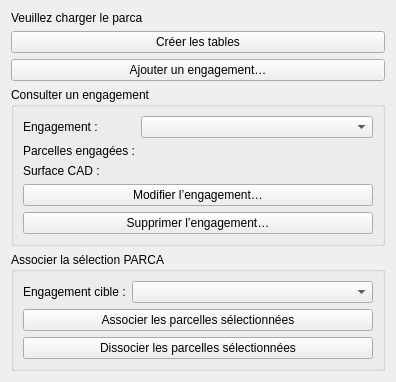
<?xml version="1.0" encoding="UTF-8"?>
<ui version="4.0">
 <class>EngagementFiscauxDialog</class>
 <widget class="QWidget" name="EngagementFiscauxDialog">
  <property name="geometry">
   <rect>
    <x>0</x>
    <y>0</y>
    <width>396</width>
    <height>349</height>
   </rect>
  </property>
  <layout class="QVBoxLayout" name="vbox_engagement_fiscaux">
   <item>
    <widget class="QLabel" name="lbl_status">
     <property name="text">
      <string>Veuillez charger le parca</string>
     </property>
    </widget>
   </item>
   <item>
    <widget class="QPushButton" name="btn_create_tables">
     <property name="text">
      <string>Créer les tables</string>
     </property>
    </widget>
   </item>
   <item>
    <widget class="QPushButton" name="btn_add_engagement">
     <property name="text">
      <string>Ajouter un engagement…</string>
     </property>
    </widget>
   </item>
   <item>
    <widget class="QGroupBox" name="grp_selection">
     <property name="title">
      <string>Consulter un engagement</string>
     </property>
     <layout class="QFormLayout" name="form_selection">
      <item row="0" column="0">
       <widget class="QLabel" name="lbl_engagements">
        <property name="text">
         <string>Engagement :</string>
        </property>
       </widget>
      </item>
      <item row="0" column="1">
       <widget class="QComboBox" name="cb_engagements">
        <property name="placeholderText">
         <string>Choisir un engagement...</string>
        </property>
       </widget>
      </item>
      <item row="1" column="0">
       <widget class="QLabel" name="lbl_parcels">
        <property name="text">
         <string>Parcelles engagées :</string>
        </property>
       </widget>
      </item>
      <item row="1" column="1">
       <widget class="QLabel" name="lbl_parcel_count"/>
      </item>
      <item row="2" column="0">
       <widget class="QLabel" name="lbl_area">
        <property name="text">
         <string>Surface CAD :</string>
        </property>
       </widget>
      </item>
      <item row="2" column="1">
       <widget class="QLabel" name="lbl_area_value"/>
      </item>
      <item row="3" column="0" colspan="2">
       <widget class="QPushButton" name="btn_edit">
        <property name="text">
         <string>Modifier l’engagement…</string>
        </property>
       </widget>
      </item>
      <item row="4" column="0" colspan="2">
       <widget class="QPushButton" name="btn_delete">
        <property name="text">
         <string>Supprimer l’engagement…</string>
        </property>
       </widget>
      </item>
     </layout>
    </widget>
   </item>
   <item>
    <widget class="QGroupBox" name="grp_assignment">
     <property name="title">
      <string>Associer la sélection PARCA</string>
     </property>
     <layout class="QFormLayout" name="form_assignment">
      <item row="0" column="0">
       <widget class="QLabel" name="lbl_target">
        <property name="text">
         <string>Engagement cible :</string>
        </property>
       </widget>
      </item>
      <item row="0" column="1">
       <widget class="QComboBox" name="cb_target">
        <property name="placeholderText">
         <string>Choisir un engagement...</string>
        </property>
       </widget>
      </item>
      <item row="1" column="0" colspan="2">
       <widget class="QPushButton" name="btn_link_parcels">
        <property name="text">
         <string>Associer les parcelles sélectionnées</string>
        </property>
       </widget>
      </item>
      <item row="2" column="0" colspan="2">
       <widget class="QPushButton" name="btn_unlink_parcels">
        <property name="text">
         <string>Dissocier les parcelles sélectionnées</string>
        </property>
       </widget>
      </item>
     </layout>
    </widget>
   </item>
   <item>
    <spacer name="vspace_bottom">
     <property name="orientation">
      <enum>Qt::Vertical</enum>
     </property>
     <property name="sizeHint" stdset="0">
      <size>
       <width>20</width>
       <height>40</height>
      </size>
     </property>
    </spacer>
   </item>
  </layout>
 </widget>
 <resources/>
 <connections/>
</ui>
